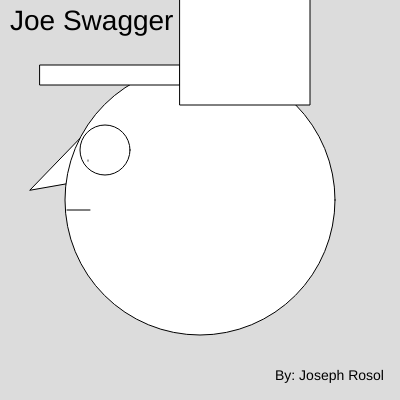
Frame 1 (no input)
Frame 60 (no input): identical to frame 1, image omitted
Frame 120 (the mouse pressed at the canvas centre since frame 60): identical to frame 1, image omitted

The p5.js sketch that drew this single still picture (run headless with seeded random() and noise() and a simulated clock; from frame 60 on, the mouse is pressed at the canvas centre):

// p5.js sketch
// ── sketch.js
function setup() {
  createCanvas(400, 400);
}

function draw() {
  background(220);
  textSize(28);
  text('Joe Swagger', 10, 30);
  textSize(14);
  text('By: Joseph Rosol', 275, 380);
  triangle(30, 190, 88, 130, 86, 180);
  circle(200, 200, 270);
  circle(105, 150, 50);
  rect(40,65,140,20);
  square(180,-25,130);
  point(88, 160);
  point(88, 161);
  line(67, 210, 90, 210);
}
